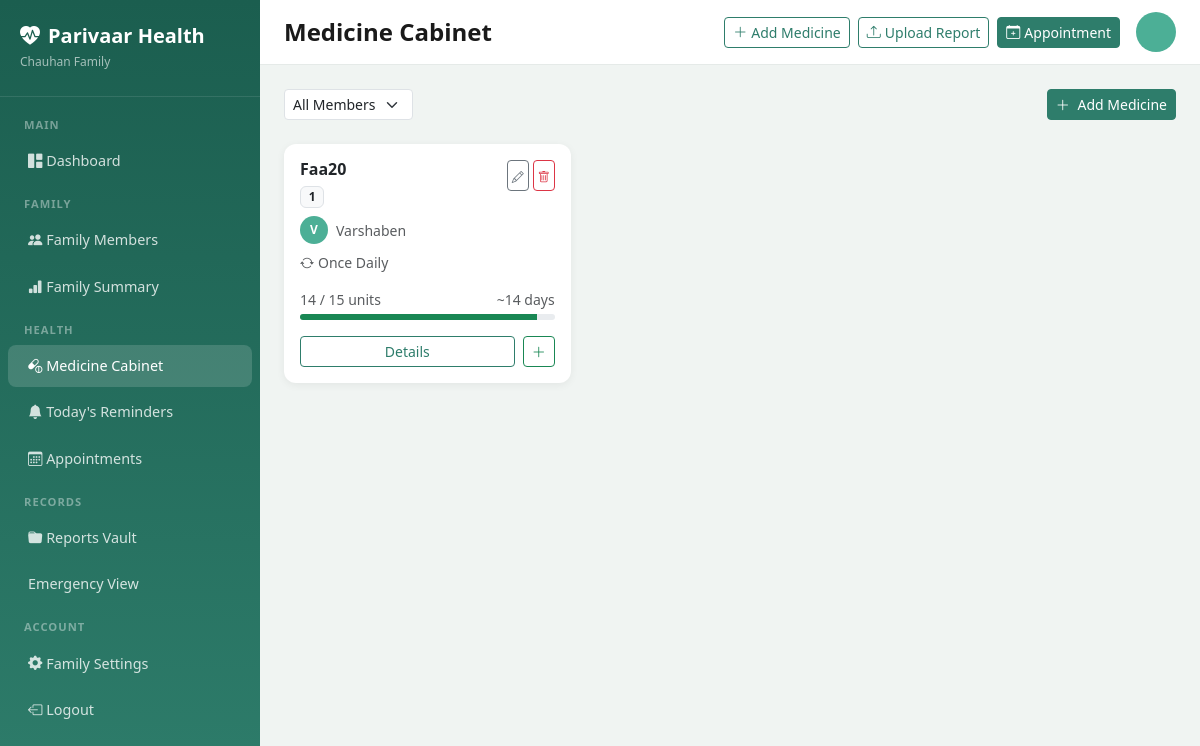
Screenshot of /medicines/ (signed in) with the database file from the repository.
### accounts/models.py (models this page shows, shortened)
class Family(models.Model):
    id = models.UUIDField(primary_key=True, default=uuid.uuid4, editable=False)
    name = models.CharField(max_length=255)
    city = models.CharField(max_length=100)
    admin = models.OneToOneField(User, on_delete=models.CASCADE, related_name='admin_family')
    created_at = models.DateTimeField(auto_now_add=True)
    updated_at = models.DateTimeField(auto_now=True)
    class Meta:
        verbose_name_plural = 'Families'

class FamilyMember(models.Model):
    ROLE_CHOICES = [
        ('admin', 'Primary Caregiver (Admin)'),
        ('member', 'Secondary Member'),
        ('view_only', 'View-Only Member'),
    ]
    GENDER_CHOICES = [
        ('male', 'Male'),
        ('female', 'Female'),
        ('other', 'Other'),
    ]
    RELATIONSHIP_CHOICES = [
        ('self', 'Self'),
        ('spouse', 'Spouse'),
        ('father', 'Father'),
        ('mother', 'Mother'),
        ('son', 'Son'),
        ('daughter', 'Daughter'),
        ('grandfather', 'Grandfather'),
        ('grandmother', 'Grandmother'),
        ('brother', 'Brother'),
        ('sister', 'Sister'),
        ('other', 'Other'),
    ]
    CHRONIC_CONDITION_CHOICES = [
        ('diabetes', 'Diabetes'),
        ('hypertension', 'Hypertension/BP'),
        ('heart_disease', 'Heart Disease'),
        ('asthma', 'Asthma'),
        ('thyroid', 'Thyroid'),
        ('arthritis', 'Arthritis'),
        ('kidney_disease', 'Kidney Disease'),
        ('cancer', 'Cancer'),
        ('copd', 'COPD'),
        ('other', 'Other'),
    ]
    id = models.UUIDField(primary_key=True, default=uuid.uuid4, editable=False)
    family = models.ForeignKey(Family, on_delete=models.CASCADE, related_name='members')
    user = models.OneToOneField(User, on_delete=models.SET_NULL, null=True, blank=True, related_name='family_member')
    name = models.CharField(max_length=255)
    date_of_birth = models.DateField(null=True, blank=True)
    gender = models.CharField(max_length=10, choices=GENDER_CHOICES)
    relationship = models.CharField(max_length=20, choices=RELATIONSHIP_CHOICES)
    role = models.CharField(max_length=20, choices=ROLE_CHOICES, default='member')
    phone = models.CharField(max_length=15, blank=True)
    abha_id = models.CharField(max_length=50, blank=True, verbose_name='ABHA ID')
    abha_linked = models.BooleanField(default=False)
    abha_consent = models.BooleanField(default=False)
    profile_photo = models.ImageField(upload_to='member_photos/', blank=True, null=True)
    created_at = models.DateTimeField(auto_now_add=True)
    updated_at = models.DateTimeField(auto_now=True)

### medicines/models.py (models this page shows, shortened)
class Medicine(models.Model):
    FREQUENCY_CHOICES = [
        ('once_daily', 'Once Daily'),
        ('twice_daily', 'Twice Daily'),
        ('thrice_daily', 'Three Times Daily'),
        ('four_times', 'Four Times Daily'),
        ('every_6h', 'Every 6 Hours'),
        ('every_8h', 'Every 8 Hours'),
        ('every_12h', 'Every 12 Hours'),
        ('weekly', 'Once a Week'),
        ('alternate', 'Alternate Days'),
        ('as_needed', 'As Needed (SOS)'),
    ]
    id = models.UUIDField(primary_key=True, default=uuid.uuid4, editable=False)
    member = models.ForeignKey(FamilyMember, on_delete=models.CASCADE, related_name='medicines')
    name = models.CharField(max_length=255)
    dosage = models.CharField(max_length=100, help_text='e.g., 500mg, 1 tablet')
    frequency = models.CharField(max_length=20, choices=FREQUENCY_CHOICES)
    start_date = models.DateField()
    end_date = models.DateField(null=True, blank=True)
    quantity_purchased = models.PositiveIntegerField(default=0, help_text='Total tablets/units purchased')
    quantity_remaining = models.PositiveIntegerField(default=0)
    expiry_date = models.DateField(null=True, blank=True)
    low_stock_threshold = models.PositiveIntegerField(default=7, help_text='Alert when remaining < this value')
    instructions = models.TextField(blank=True, help_text='With food, Before meal, etc.')
    photo = models.ImageField(upload_to='medicine_photos/', null=True, blank=True)
    prescribed_by = models.CharField(max_length=255, blank=True)
    is_active = models.BooleanField(default=True)
    created_at = models.DateTimeField(auto_now_add=True)
    updated_at = models.DateTimeField(auto_now=True)
    class Meta:
        ordering = ['-created_at']
    def is_low_stock(self):
        return self.quantity_remaining <= self.low_stock_threshold
    def expiry_soon(self):
        if self.expiry_date:
            from datetime import timedelta
            return date.today() + timedelta(days=7) >= self.expiry_date
        return False
    def daily_doses(self):
        freq_map = {
            'once_daily': 1, 'twice_daily': 2, 'thrice_daily': 3,
            'four_times': 4, 'every_6h': 4, 'every_8h': 3,
            'every_12h': 2, 'weekly': 1/7, 'alternate': 0.5,
            'as_needed': 0
        }
        return freq_map.get(self.frequency, 1)
    def estimated_days_remaining(self):
        daily = self.daily_doses()
        if daily > 0 and self.quantity_remaining:
            return int(self.quantity_remaining / daily)
        return None

### medicines/views.py (the view)
# urls.py: path('', views.MedicineListView.as_view(), name='list'),
class MedicineListView(LoginRequiredMixin, ListView):
    model = Medicine
    template_name = 'medicines/medicine_list.html'
    context_object_name = 'medicines'
    def get_family(self):
        return get_object_or_404(Family, admin=self.request.user)
    def get_queryset(self):
        family = self.get_family()
        member_filter = self.request.GET.get('member')
        qs = Medicine.objects.filter(member__family=family)
        if member_filter:
            qs = qs.filter(member__id=member_filter)
        return qs.select_related('member')
    def get_context_data(self, **kwargs):
        ctx = super().get_context_data(**kwargs)
        family = self.get_family()
        ctx['family'] = family
        ctx['members'] = family.members.all()
        ctx['selected_member'] = self.request.GET.get('member', '')
        all_meds = Medicine.objects.filter(member__family=family, is_active=True)
        ctx['low_stock_count'] = sum(1 for m in all_meds if m.is_low_stock())
        ctx['expiry_soon_count'] = sum(1 for m in all_meds if m.expiry_soon())
        return ctx

### templates/medicines/medicine_list.html (shortened to what this page needs)
{% extends 'base.html' %}
{% block page_title %}Medicine Cabinet{% endblock %}
{% block content %}
<div class="d-flex flex-wrap gap-2 justify-content-between align-items-center mb-4">
    <form method="get" class="d-flex gap-2 flex-wrap">
        <select name="member" class="form-select form-select-sm" style="width:auto;" onchange="this.form.submit()">
            <option value="">All Members</option>
        </select>
    </form>
    <a href="{% url 'medicines:add' %}" class="btn btn-primary btn-sm">
        <i class="bi bi-plus-lg me-1"></i> Add Medicine
    </a>
</div>
<div class="row g-3">
    {% for medicine in medicines %}
    <div class="col-md-6 col-lg-4">
        <div class="card h-100 {% if medicine.is_low_stock %}border-danger{% elif medicine.expiry_soon %}border-warning{% endif %}">
            <div class="card-body">
                <div class="d-flex justify-content-between align-items-start mb-2">
                    <div>
                        <h6 class="fw-bold mb-1">{{ medicine.name }}</h6>
                        <span class="badge bg-light text-dark border small">{{ medicine.dosage }}</span>
                    </div>
                    <div class="d-flex gap-1">
                        <a href="{% url 'medicines:edit' medicine.pk %}" class="btn btn-sm btn-outline-secondary p-1"><i class="bi bi-pencil" style="font-size:.75rem;"></i></a>
                        <a href="{% url 'medicines:delete' medicine.pk %}" class="btn btn-sm btn-outline-danger p-1"><i class="bi bi-trash" style="font-size:.75rem;"></i></a>
                    </div>
                </div>
                <div class="d-flex align-items-center gap-2 mb-2">
                    <div class="member-avatar" style="width:28px;height:28px;font-size:.75rem;">{{ medicine.member.name|first|upper }}</div>
                    <span class="small text-muted">{{ medicine.member.name }}</span>
                </div>
                <div class="small text-muted mb-3">
                    <i class="bi bi-arrow-repeat me-1"></i>{{ medicine.get_frequency_display }}
                </div>
                <div class="mb-2">
                    <div class="d-flex justify-content-between small mb-1">
                        <span class="{% if medicine.is_low_stock %}text-danger fw-bold{% else %}text-muted{% endif %}">
                            {{ medicine.quantity_remaining }} / {{ medicine.quantity_purchased }} units
                        </span>
                        {% if medicine.estimated_days_remaining %}
                        <span class="text-muted">~{{ medicine.estimated_days_remaining }} days</span>
                        {% endif %}
                    </div>
                    {% if medicine.quantity_purchased > 0 %}
                    <div class="progress" style="height:6px;">
                        {% widthratio medicine.quantity_remaining medicine.quantity_purchased 100 as pct %}
                        <div class="progress-bar {% if medicine.is_low_stock %}bg-danger{% elif pct < 40 %}bg-warning{% else %}bg-success{% endif %}"
                             style="width:{{ pct }}%"></div>
                    </div>
                    {% endif %}
                </div>
                <div class="d-flex gap-2 mt-3">
                    <a href="{% url 'medicines:detail' medicine.pk %}" class="btn btn-sm btn-outline-primary flex-grow-1">Details</a>
                    <a href="{% url 'medicines:stock_update' medicine.pk %}" class="btn btn-sm btn-outline-success">
                        <i class="bi bi-plus-lg"></i>
                    </a>
                </div>
            </div>
        </div>
    </div>
    {% empty %}
    <div class="col-12 text-center py-5">
        <i class="bi bi-capsule display-1 text-muted opacity-25"></i>
        <h5 class="mt-3 text-muted">No medicines in cabinet</h5>
        <a href="{% url 'medicines:add' %}" class="btn btn-primary mt-2">Add First Medicine</a>
    </div>
    {% endfor %}
</div>
{% endblock %}

### templates/base.html (shortened to what this page needs)
<!DOCTYPE html>
<html lang="en">
<head>
    <link href="https://cdn.jsdelivr.net/npm/bootstrap@5.3.0/dist/css/bootstrap.min.css" rel="stylesheet">
    <link href="https://cdn.jsdelivr.net/npm/bootstrap-icons@1.11.0/font/bootstrap-icons.css" rel="stylesheet">
</head>
<body>
    <nav class="sidebar" id="sidebar">
        <div class="sidebar-brand">
            <h5><i class="bi bi-heart-pulse-fill me-2"></i>Parivaar Health</h5>
            {% if user.is_authenticated %}
                {% if user.admin_family %}
                    <small>{{ user.admin_family.name }} Family</small>
                {% endif %}
            {% endif %}
        </div>
        {% if user.is_authenticated %}
        <ul class="nav flex-column pt-2">
            <div class="sidebar-section">Main</div>
            <li class="nav-item">
                <a class="nav-link {% if request.resolver_match.url_name == 'dashboard' %}active{% endif %}" href="{% url 'core:dashboard' %}">
                    <i class="bi bi-grid-1x2-fill"></i> Dashboard
                </a>
            </li>
            <div class="sidebar-section">Family</div>
            <li class="nav-item">
                <a class="nav-link {% if 'member' in request.path %}active{% endif %}" href="{% url 'accounts:member_list' %}">
                    <i class="bi bi-people-fill"></i> Family Members
                </a>
            </li>
            <li class="nav-item">
                <a class="nav-link {% if 'family-summary' in request.path %}active{% endif %}" href="{% url 'core:family_summary' %}">
                    <i class="bi bi-bar-chart-fill"></i> Family Summary
                </a>
            </li>
            <div class="sidebar-section">Health</div>
            <li class="nav-item">
                <a class="nav-link {% if 'medicines' in request.path %}active{% endif %}" href="{% url 'medicines:list' %}">
                    <i class="bi bi-capsule-pill"></i> Medicine Cabinet
                </a>
            </li>
            <li class="nav-item">
                <a class="nav-link" href="{% url 'medicines:today_reminders' %}">
                    <i class="bi bi-bell-fill"></i> Today's Reminders
                </a>
            </li>
            <li class="nav-item">
                <a class="nav-link {% if 'calendar' in request.path %}active{% endif %}" href="{% url 'calendar_app:list' %}">
                    <i class="bi bi-calendar3"></i> Appointments
                </a>
            </li>
            <div class="sidebar-section">Records</div>
            <li class="nav-item">
                <a class="nav-link {% if 'vault' in request.path %}active{% endif %}" href="{% url 'vault:list' %}">
                    <i class="bi bi-folder-fill"></i> Reports Vault
                </a>
            </li>
            <li class="nav-item">
                <a class="nav-link" href="{% url 'vault:emergency' %}">
                     Emergency View
                </a>
            </li>
            <div class="sidebar-section">Account</div>
            <li class="nav-item">
                <a class="nav-link" href="{% url 'accounts:edit_family' %}">
                    <i class="bi bi-gear-fill"></i> Family Settings
                </a>
            </li>
            <li class="nav-item">
                <a class="nav-link" href="{% url 'accounts:logout' %}">
                    <i class="bi bi-box-arrow-left"></i> Logout
                </a>
            </li>
        </ul>
        {% endif %}
    </nav>
    <div class="main-content">
        <div class="topbar d-flex align-items-center justify-content-between">
            <div class="d-flex align-items-center gap-3">
                <span class="page-title">{% block page_title %}Dashboard{% endblock %}</span>
            </div>
            {% if user.is_authenticated %}
            <div class="d-flex align-items-center gap-2">
                <a href="{% url 'medicines:add' %}" class="btn btn-sm btn-outline-primary d-none d-md-inline-flex align-items-center gap-1">
                    <i class="bi bi-plus-lg"></i> Add Medicine
                </a>
                <a href="{% url 'vault:upload' %}" class="btn btn-sm btn-outline-primary d-none d-md-inline-flex align-items-center gap-1">
                    <i class="bi bi-upload"></i> Upload Report
                </a>
                <a href="{% url 'calendar_app:add' %}" class="btn btn-sm btn-primary d-none d-md-inline-flex align-items-center gap-1">
                    <i class="bi bi-calendar-plus"></i> Appointment
                </a>
                <div class="member-avatar ms-2">{{ user.first_name|first|upper }}{{ user.last_name|first|upper }}</div>
            </div>
            {% endif %}
        </div>
        <div class="p-4">
            {% block content %}{% endblock %}
        </div>
    </div>
</body>
</html>

### rows the page displays
Medicine: name "Faa20", dosage "1", member.name|first "V", member.name "Varshaben", frequency "Once Daily", quantity_remaining "14", quantity_purchased "15", estimated_days_remaining "14", low_stock_threshold 10 (drawn)

### other values shown
{{ user.admin_family.name }} "Chauhan"
